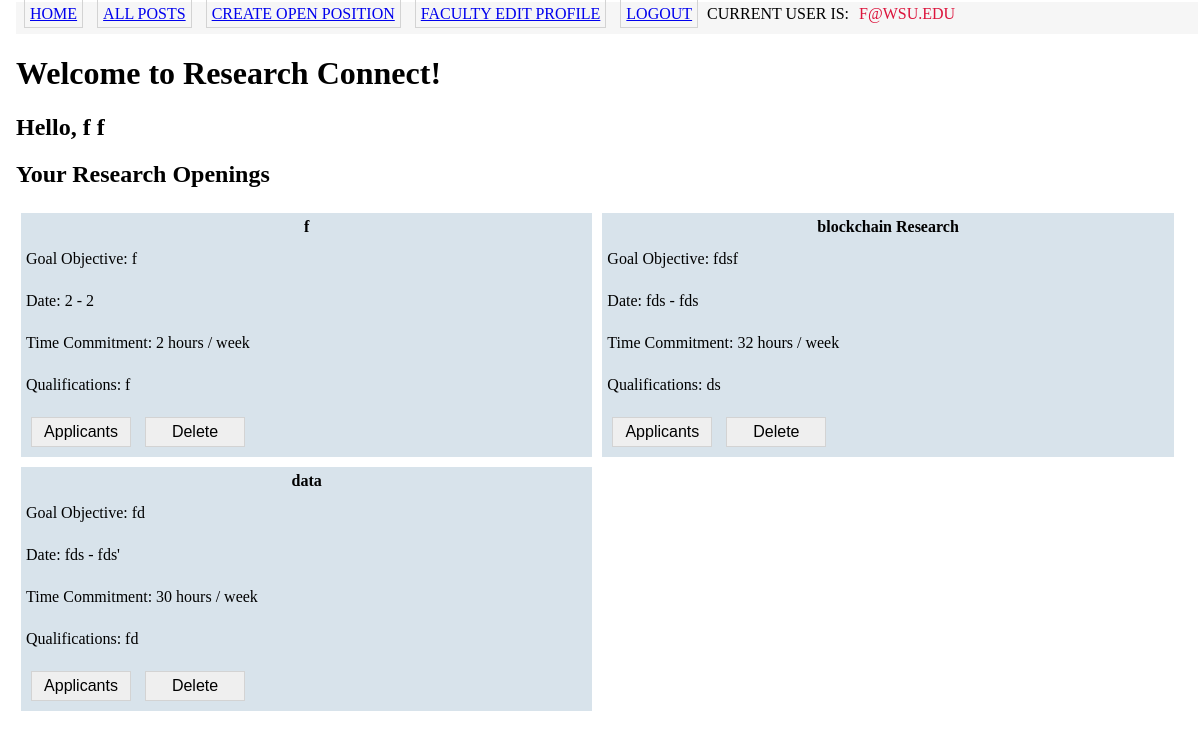
/f_index (signed in), run on an earlier commit of the app's database.
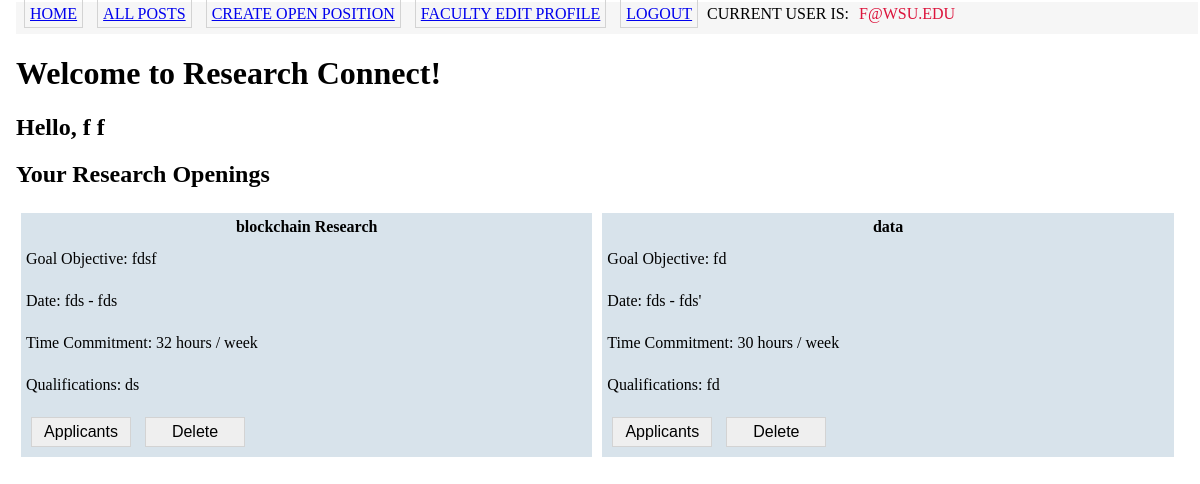
And on a later commit of the database.
### app/Model/models.py (models this page shows, shortened)
class Post(db.Model):
    id = db.Column(db.Integer, primary_key=True)
    faculty_id = db.Column(db.String(20),db.ForeignKey('user.id'))
    title = db.Column(db.String(150))
    endDate = db.Column(db.String(64))
    startDate = db.Column(db.String(64))
    description = db.Column(db.String(2500))
    faculty_id = db.Column(db.Integer,db.ForeignKey('user.id'))
    commitment = db.Column(db.Integer)
    qualifications = db.Column(db.String(2500))
    students_applied = db.relationship("Apply", back_populates = "post_applied")
    interests = db.relationship('Interest',
        secondary = postInterests,
        back_populates = 'posts',
        primaryjoin=(postInterests.c.post_id == id),
        lazy='dynamic')

### app/Controller/routes.py (the view)
@bp_routes.route('/f_index', methods=['GET', 'POST'])
@login_required
def f_index():
    if current_user.user_type != 'Faculty':
        return redirect(url_for('auth.login'))
    posts = current_user.get_user_posts()
    return render_template('faculty_home.html', posts = posts,all_posts = 0)

### app/Model/models.py (called while the page is built)
@login.user_loader
def load_user(id):
    return User.query.get(int(id))

    def get_user_posts(self):
        return self.posts

### app/View/templates/faculty_home.html (shortened to what this page needs)
{% extends "base.html" %}
{% block content %}
    <h1>Welcome to Research Connect!</h1>
    <h2>Hello, {{ current_user.firstname }} {{ current_user.lastname }}</h2>
    {%if all_posts == 0%}
    <h2>Your Research Openings</h2>
    <div class = 'postlist'>
        {% for post in posts %}
        <div class = 'post-box'>
            {% include '_post.html' %}
        </div>
        {% endfor %}
    </div>
    {%endif%}
{% endblock %}

### app/View/templates/_post.html (shortened to what this page needs)
<table class = "posttable" style = "width:100%" valign="top">
    <tr>
        <td colspan="3"><div class="posttitle"> {{post.title}} </div>
        </td>
    </tr>
    <tr>
        <td width = "100%"><div class="postmessage">
            Goal Objective: {{post.description}}
        </div>
        </td>
    </tr>
    <tr>
        <td><div class="postmessage"> Date: {{post.startDate}} - {{post.endDate}} </div>
        </td>
    </tr>
    <tr>
        <td><div class="postmessage">  Time Commitment: {{post.commitment}} hours / week </div>
        </td>
    </tr>
    <tr>
        <td><div class="postmessage"> Qualifications: {{ post.qualifications }}
        </div>
        </td>
    </tr>
    <tr>
        <td colspan="3">
        </td>
    </tr>
    <tr>
        <td>
            {% if current_user.user_type == 'Faculty' %}
                {% if current_user.id == post.faculty_id %}
                <form action = "{{ url_for('routes.applicants', post_id = post.id) }}" method = "get">
                    <input type = "submit" value = "Applicants", class = 'button'>
                </form>
                <form action = "{{ url_for('routes.delete', post_id = post.id) }}" method = "post">
                    <input type = "submit" value = "Delete", class = 'button'>
                </form>
                {% endif %}
            {% endif %}
        </td>
    </tr>
</table>

What changed in the data, as far as the page shows it:
removed Post: title "f", description "f", startDate "2", endDate "2", commitment "2", qualifications "f"
